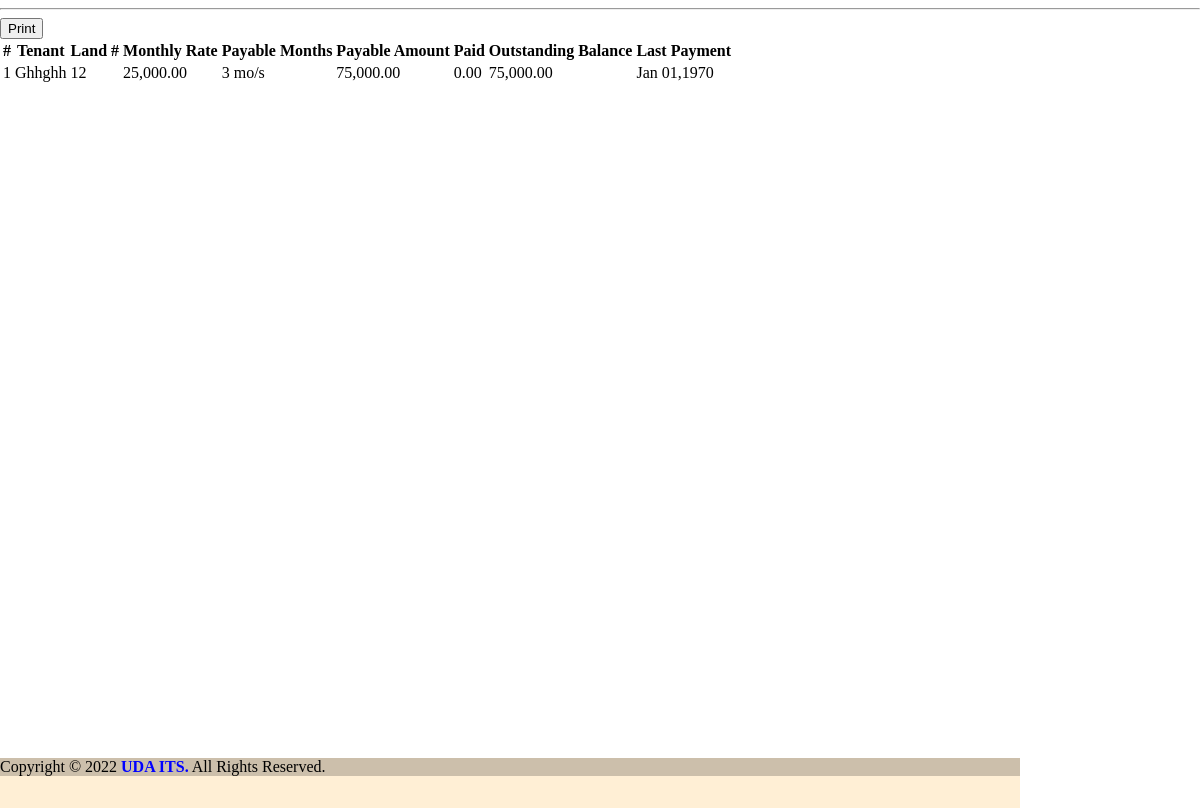
The app's page /balance_report.php with its own data.
### tables this page shows
CREATE TABLE `tenants` (
  `id` int(11) NOT NULL,
  `agref` varchar(20) NOT NULL,
  `fileno` varchar(50) NOT NULL,
  `procode` varchar(50) NOT NULL,
  `cuscode` varchar(50) NOT NULL,
  `privadd` varchar(500) NOT NULL,
  `extent` varchar(20) NOT NULL,
  `planno` varchar(25) NOT NULL,
  `lotno` varchar(50) NOT NULL,
  `allodate` date NOT NULL,
  `phyhodate` date NOT NULL,
  `expdate` date NOT NULL,
  `monrent` float NOT NULL,
  `tax` int(11) NOT NULL,
  `secudep` int(11) NOT NULL,
  `secureceipt` varchar(50) NOT NULL,
  `intrst` int(11) NOT NULL,
  `apprv` varchar(50) NOT NULL,
  `dperiod` varchar(50) NOT NULL,
  `damnt` int(11) NOT NULL,
  `oic` varchar(100) NOT NULL,
  `rrdav` varchar(100) NOT NULL,
  `firstname` varchar(100) NOT NULL,
  `email` varchar(100) NOT NULL,
  `contact` varchar(50) NOT NULL,
  `house_id` int(11) NOT NULL,
  `status` tinyint(1) NOT NULL DEFAULT 1 COMMENT '1 = active, 0= inactive',
  `date_in` date NOT NULL
);

CREATE TABLE `houses` (
  `id` int(11) NOT NULL,
  `house_no` varchar(50) NOT NULL,
  `sub_land_no` varchar(50) NOT NULL,
  `lnd_add` varchar(300) NOT NULL,
  `category_id` int(11) NOT NULL,
  `description` text NOT NULL,
  `price` double NOT NULL
);

### balance_report.php (the view, shortened to what this page needs)
<?php include 'db_connect.php' ?>
<div class="container-fluid">
	<div class="col-lg-12">
		<div class="card">
			<div class="card-body">
				<div class="col-md-12">
					<hr>
						<div class="row">
							<div class="col-md-12 mb-2">
							<button class="btn btn-sm btn-block btn-success col-md-2 ml-1 float-right" type="button" id="print"><i class="fa fa-print"></i> Print</button>
							</div>
						</div>
					<div id="report">
						<div class="row">
							<table class="table table-bordered">
								<thead>
									<tr>
										<th>#</th>
										<th>Tenant</th>
										<th>Land #</th>
										<th>Monthly Rate</th>
										<th>Payable Months</th>
										<th>Payable Amount</th>
										<th>Paid</th>
										<th>Outstanding Balance</th>
										<th>Last Payment</th>
									</tr>
								</thead>
								<tbody>
									<?php
									$i = 1;
									$tenants =$conn->query("SELECT t.*,concat(t.firstname) as name,h.house_no,h.price FROM tenants t inner join houses h on h.id = t.house_id where t.status = 1 order by h.house_no desc ");
									if($tenants->num_rows > 0):
									while($row=$tenants->fetch_assoc()):
										$months = abs(strtotime(date('Y-m-d')." 23:59:59") - strtotime($row['date_in']." 23:59:59"));
										$months = floor(($months) / (30*60*60*24));
										$payable = $row['price'] * $months;
										$paid = $conn->query("SELECT SUM(amount) as paid FROM payments where tenant_id =".$row['id']);
										$last_payment = $conn->query("SELECT * FROM payments where tenant_id =".$row['id']." order by unix_timestamp(date_created) desc limit 1");
										$paid = $paid->num_rows > 0 ? $paid->fetch_array()['paid'] : 0;
										$last_payment = $last_payment->num_rows > 0 ? date("M d, Y",strtotime($last_payment->fetch_array()['date_created'])) : 'N/A';
										$outstanding = $payable - $paid;
									?>
									<tr>
										<td><?php echo $i++ ?></td>
										<td><?php echo ucwords($row['name']) ?></td>
										<td><?php echo $row['house_no'] ?></td>
										<td class="text-right"><?php echo number_format($row['price'],2) ?></td>
										<td class="text-right"><?php echo $months.' mo/s' ?></td>
										<td class="text-right"><?php echo number_format($payable,2) ?></td>
										<td class="text-right"><?php echo number_format($paid,2) ?></td>
										<td class="text-right"><?php echo number_format($outstanding,2) ?></td>
										<td><?php echo date('M d,Y',strtotime($last_payment)) ?></td>
									</tr>
								<?php endwhile; ?>
								<?php else: ?>
									<tr>
										<th colspan="9"><center>No Data.</center></th>
									</tr>
								<?php endif; ?>
								</tbody>
							</table>
						</div>
					</div>
				</div>
			</div>
		</div>
	</div>
</div>
	<?php
        include "footer.php";
    ?>

### footer.php (style rules this page uses)
body { min-height:100vh; margin:0;padding:0; position:relative; }
body { position: relative; }
body::after { content: ''; display: block; height: 50px; }

### records on screen
tenants: name "Ghhghh", house.house_no "12", house.price "25,000.00", date_in "3", payable "75,000.00", paid "0.00", outstanding "75,000.00", last_payment "Jan 01,1970"
